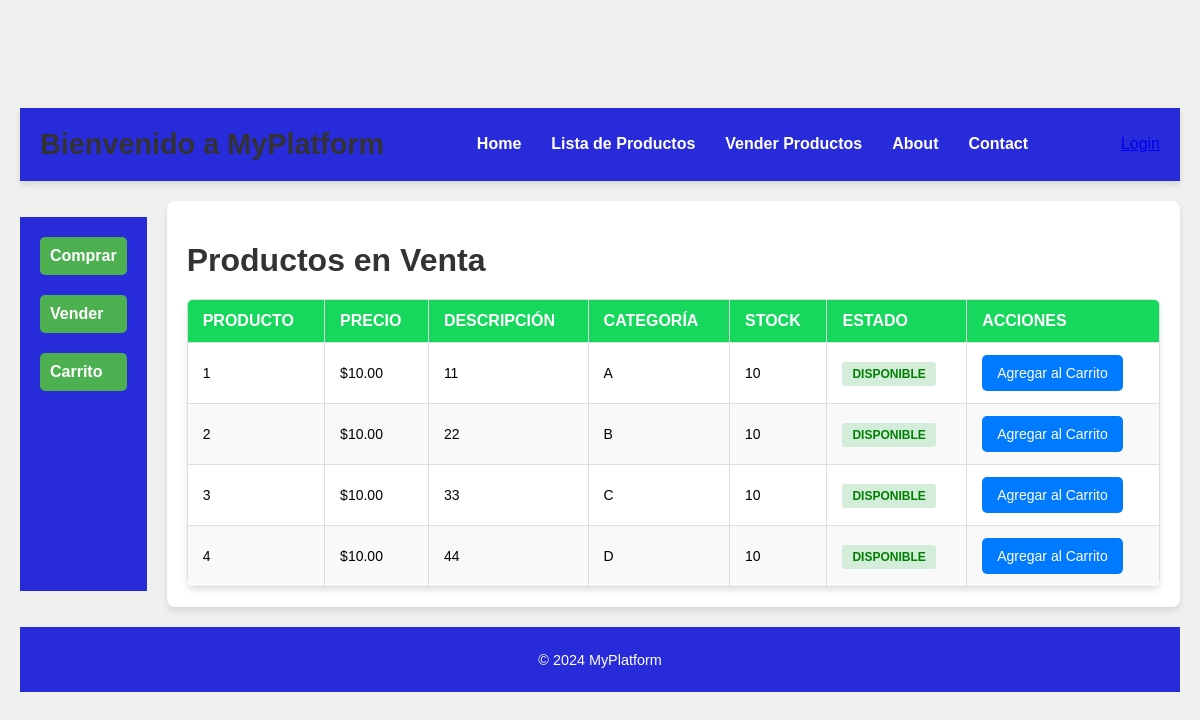
The app's page /products/products/, older data.
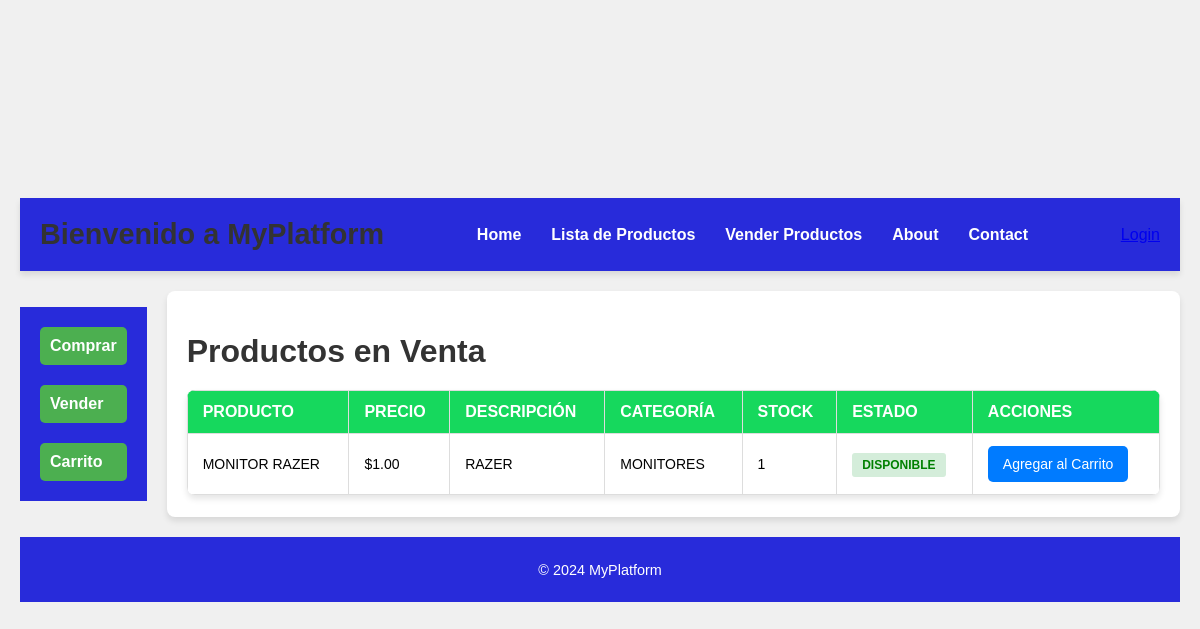
The same page, newer data.
### products/models.py (models this page shows, shortened)
class Product(models.Model):
    id = models.BigAutoField(primary_key=True)
    name = models.CharField(max_length=255)
    description = models.TextField()
    price = models.DecimalField(max_digits=10, decimal_places=2)
    stock = models.IntegerField(default=0)  # Indica la cantidad en inventario
    category = models.ForeignKey('Category', on_delete=models.SET_NULL, null=True, blank=True)
    seller = models.ForeignKey(settings.AUTH_USER_MODEL, related_name='products_for_sale', on_delete=models.CASCADE)
    is_sold = models.BooleanField(default=False)  # Indica si el producto está vendido
    is_available = models.BooleanField(default=True)  # Nuevo campo para indicar disponibilidad
    @property
    def is_available(self):
        return self.stock > 0

class Category(models.Model):
    name = models.CharField(max_length=100)
    description = models.TextField(blank=True, null=True)

### purchases/views.py (the view)
# urls.py: path('products/', views.available_products, name='available_products'),
def available_products(request):
    products = Product.objects.all()
    return render(request, 'purchases/buy.html', {'products': products})

### purchases/templates/purchases/buy.html (shortened to what this page needs)
{% extends 'home.html' %}
{% block content %}
    <h1>Productos en Venta</h1>
    <table class="product-table">
        <thead>
            <tr>
                <th>Producto</th>
                <th>Precio</th>
                <th>Descripción</th>
                <th>Categoría</th>
                <th>Stock</th>
                <th>Estado</th>
                <th>Acciones</th>
            </tr>
        </thead>
        <tbody>
            {% for product in products %}
                <tr>
                    <td>{{ product.name }}</td>
                    <td>${{ product.price }}</td>
                    <td>{{ product.description }}</td>
                    <td>{{ product.category.name }}</td>
                    <td>{{ product.stock }}</td>
                    <td>
                        {% if product.is_available %}
                            <span class="status available">Disponible</span>
                        {% else %}
                            <span class="status out-of-stock">Agotado</span>
                        {% endif %}
                    </td>
                    <td>
                        {% if product.is_available %}
                            <form method="post" action="{% url 'add_to_cart' product.id %}">
                                <button type="submit">Agregar al Carrito</button>
                            </form>
                        {% else %}
                            <button disabled>Agotado</button>
                        {% endif %}
                    </td>
                </tr>
            {% endfor %}
        </tbody>
    </table>
{% endblock %}

Row changes from the older to the newer data that the page shows:
removed Product: name "2", price "10.00", description "22", category.name "B", stock "10", shows "DISPONIBLE", shows "Agregar al Carrito"
removed Product: name "3", price "10.00", description "33", category.name "C", stock "10", shows "DISPONIBLE", shows "Agregar al Carrito"
removed Product: name "4", price "10.00", description "44", category.name "D", stock "10", shows "DISPONIBLE", shows "Agregar al Carrito"
changed Product: name "1" → "MONITOR RAZER"; price "10.00" → "1.00"; description "11" → "RAZER"; category.name "A" → "MONITORES"; stock "10" → "1"
